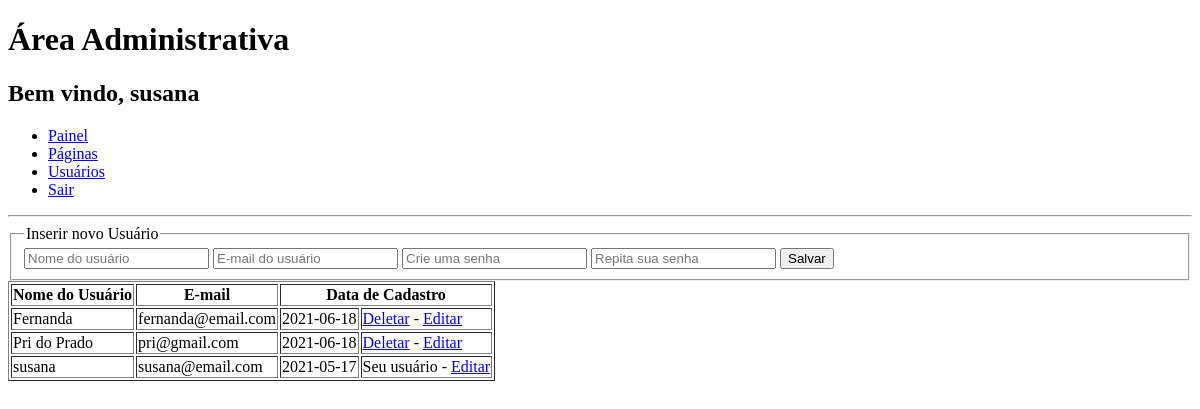
The page /admin/usuarios.php (signed in) on the database as committed earlier.
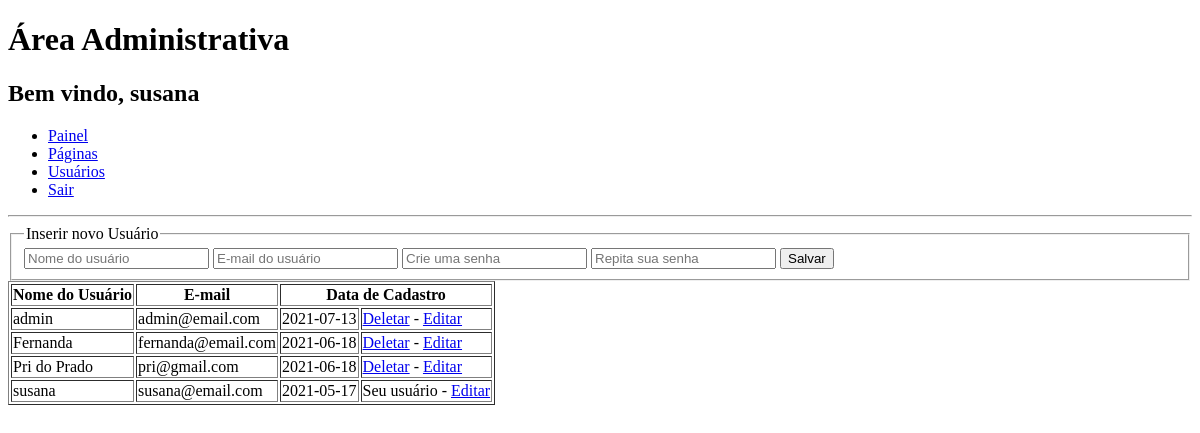
The same page on the database as committed later.
### tables this page shows
CREATE TABLE IF NOT EXISTS `usuarios` (
  `id` int(11) NOT NULL AUTO_INCREMENT,
  `nome` varchar(250) NOT NULL,
  `email` varchar(250) NOT NULL,
  `senha` varchar(255) NOT NULL,
  `data_registro` date NOT NULL,
  `administrador` tinyint(1) NOT NULL,
  `avatar` varchar(250) NOT NULL,
  PRIMARY KEY (`id`)
);

### config.php (called while the page is built, shortened)
<?php
function resultado($conexao, $tabela, $where = 1, $order = "id"){
	$query = "SELECT * FROM `".$tabela."` WHERE ".$where." ORDER BY ".$order;
	$executar = mysqli_query($conexao, $query);
	return mysqli_fetch_assoc($executar);
}
function resultados($conexao, $tabela, $where = 1, $order = "id"){
	$query = "SELECT * FROM `".$tabela."` WHERE ".$where." ORDER BY ".$order;
	$executar = mysqli_query($conexao, $query);
	return mysqli_fetch_all($executar, MYSQLI_ASSOC);
}

### admin/usuarios.php (the view, shortened to what this page needs)
<?php require_once "../config.php";session_start();
if (isset($_SESSION['ativa'])): ?>
<!DOCTYPE html>
<html>
<head>
</head>
<body>
	<h1>Área Administrativa</h1>
	<?php
		$tabela = "usuarios";
		$where = "id = ".$_SESSION['id'];
		$userLogado = resultado($conexao, $tabela, $where);
	?>
	<h2>Bem vindo, <?php echo $userLogado['nome']; ?></h2>
	<?php include "template/menu.php"; ?>
	<hr>
	<div>
		<?php
		$required = isset($_GET['usuario_id']) ? "" : "required";
		$atualizarInserir = isset($_GET['usuario_id']) ? "atualizar" : "cadastrar";
		$valNome = "";
		$valEmail = "";
		?>
		<form method="post">
			<fieldset>
				<legend>Inserir novo Usuário</legend>
				<input type="text" value="<?php echo $valNome; ?>" name="nome" placeholder="Nome do usuário" required>
				<input type="email" value="<?php echo $valEmail; ?>" name="email" placeholder="E-mail do usuário" required>
				<input type="password" name="senha" placeholder="Crie uma senha" <?php echo $required; ?> >
				<input type="password" name="repetesenha" placeholder="Repita sua senha" <?php echo $required; ?> >
				<input type="submit" name="<?php echo $atualizarInserir; ?>" value="Salvar">
			</fieldset>
		</form>
		<table border="1">
			<thead>
				<tr>
					<th>Nome do Usuário</th>
					<th>E-mail</th>
					<th colspan="2">Data de Cadastro</th>
				</tr>
			</thead>
			<tbody>
				<?php
					$usuarios = resultados($conexao, "usuarios",1, "nome");
				?>
				<?php foreach ($usuarios as $usuario) { ?>
					<tr>
						<td><?php echo $usuario['nome']; ?></td>
						<td><?php echo $usuario['email']; ?></td>
						<td><?php echo $usuario['data_registro']; ?></td>
						<td>
							<?php if ($_SESSION['id'] == $usuario['id']) { ?>
								Seu usuário
							<?php } else { ?>
							<a href="usuario_delete.php?usuario_id=<?php echo $usuario['id']; ?>">Deletar</a>
							<?php } ?>
							 - <a href="usuarios.php?usuario_id=<?php echo $usuario['id']; ?>">Editar</a>
						</td>
					</tr>
				<?php } ?>
			</tbody>
		</table>
	</div>
</body>
</html>
<?php else:
	logout();
endif;
?>

### admin/template/menu.php
<aside>
		<ul>
			<li><a href="index.php">Painel</a></li>
			<li><a href="paginas.php">Páginas</a></li>
			<li><a href="usuarios.php">Usuários</a></li>
			<li><a href="sair.php">Sair</a></li>
		</ul>
</aside>

Rows that differ between the two databases and show on the page:
added usuarios: nome "admin", email "admin@email.com", data_registro "2021-07-13"
